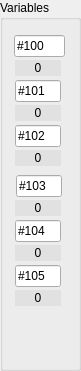
     <widget class="QGroupBox" name="gbVar">
      <property name="geometry">
       <rect>
        <x>885</x>
        <y>20</y>
        <width>81</width>
        <height>371</height>
       </rect>
      </property>
      <property name="title">
       <string>Variables</string>
      </property>
      <widget class="QLabel" name="lbVar6">
       <property name="geometry">
        <rect>
         <x>15</x>
         <y>290</y>
         <width>46</width>
         <height>16</height>
        </rect>
       </property>
       <property name="styleSheet">
        <string notr="true">background-color: rgb(225, 225, 225);</string>
       </property>
       <property name="text">
        <string>0</string>
       </property>
       <property name="alignment">
        <set>Qt::AlignCenter</set>
       </property>
      </widget>
      <widget class="QLabel" name="lbVar4">
       <property name="geometry">
        <rect>
         <x>15</x>
         <y>200</y>
         <width>46</width>
         <height>16</height>
        </rect>
       </property>
       <property name="styleSheet">
        <string notr="true">background-color: rgb(225, 225, 225);</string>
       </property>
       <property name="text">
        <string>0</string>
       </property>
       <property name="alignment">
        <set>Qt::AlignCenter</set>
       </property>
      </widget>
      <widget class="QLineEdit" name="leVariable2">
       <property name="geometry">
        <rect>
         <x>15</x>
         <y>80</y>
         <width>46</width>
         <height>22</height>
        </rect>
       </property>
       <property name="text">
        <string>#101</string>
       </property>
      </widget>
      <widget class="QLineEdit" name="leVariable4">
       <property name="geometry">
        <rect>
         <x>16</x>
         <y>175</y>
         <width>46</width>
         <height>22</height>
        </rect>
       </property>
       <property name="text">
        <string>#103</string>
       </property>
      </widget>
      <widget class="QLineEdit" name="leVariable6">
       <property name="geometry">
        <rect>
         <x>15</x>
         <y>265</y>
         <width>46</width>
         <height>22</height>
        </rect>
       </property>
       <property name="text">
        <string>#105</string>
       </property>
      </widget>
      <widget class="QLabel" name="lbVar5">
       <property name="geometry">
        <rect>
         <x>15</x>
         <y>245</y>
         <width>46</width>
         <height>16</height>
        </rect>
       </property>
       <property name="styleSheet">
        <string notr="true">background-color: rgb(225, 225, 225);</string>
       </property>
       <property name="text">
        <string>0</string>
       </property>
       <property name="alignment">
        <set>Qt::AlignCenter</set>
       </property>
      </widget>
      <widget class="QLabel" name="lbVar1">
       <property name="geometry">
        <rect>
         <x>15</x>
         <y>60</y>
         <width>46</width>
         <height>16</height>
        </rect>
       </property>
       <property name="styleSheet">
        <string notr="true">background-color: rgb(225, 225, 225);</string>
       </property>
       <property name="text">
        <string>0</string>
       </property>
       <property name="alignment">
        <set>Qt::AlignCenter</set>
       </property>
      </widget>
      <widget class="QLineEdit" name="leVariable3">
       <property name="geometry">
        <rect>
         <x>15</x>
         <y>125</y>
         <width>46</width>
         <height>22</height>
        </rect>
       </property>
       <property name="text">
        <string>#102</string>
       </property>
      </widget>
      <widget class="QLineEdit" name="leVariable1">
       <property name="geometry">
        <rect>
         <x>14</x>
         <y>35</y>
         <width>51</width>
         <height>22</height>
        </rect>
       </property>
       <property name="text">
        <string>#100</string>
       </property>
      </widget>
      <widget class="QLabel" name="lbVar3">
       <property name="geometry">
        <rect>
         <x>15</x>
         <y>150</y>
         <width>46</width>
         <height>16</height>
        </rect>
       </property>
       <property name="styleSheet">
        <string notr="true">background-color: rgb(225, 225, 225);</string>
       </property>
       <property name="text">
        <string>0</string>
       </property>
       <property name="alignment">
        <set>Qt::AlignCenter</set>
       </property>
      </widget>
      <widget class="QLineEdit" name="leVariable5">
       <property name="geometry">
        <rect>
         <x>15</x>
         <y>220</y>
         <width>46</width>
         <height>22</height>
        </rect>
       </property>
       <property name="text">
        <string>#104</string>
       </property>
      </widget>
      <widget class="QLabel" name="lbVar2">
       <property name="geometry">
        <rect>
         <x>15</x>
         <y>105</y>
         <width>46</width>
         <height>16</height>
        </rect>
       </property>
       <property name="styleSheet">
        <string notr="true">background-color: rgb(225, 225, 225);</string>
       </property>
       <property name="text">
        <string>0</string>
       </property>
       <property name="alignment">
        <set>Qt::AlignCenter</set>
       </property>
      </widget>
     </widget>
